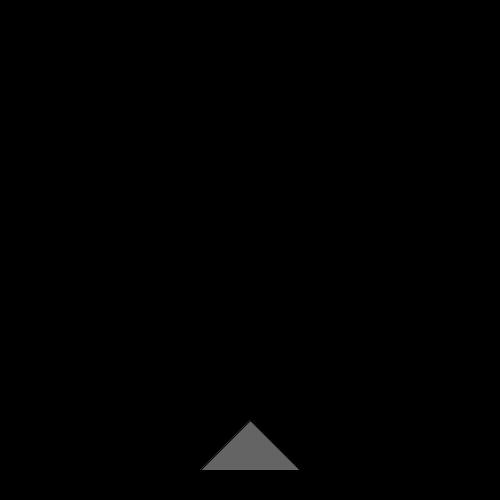
Frame 1 (no input)
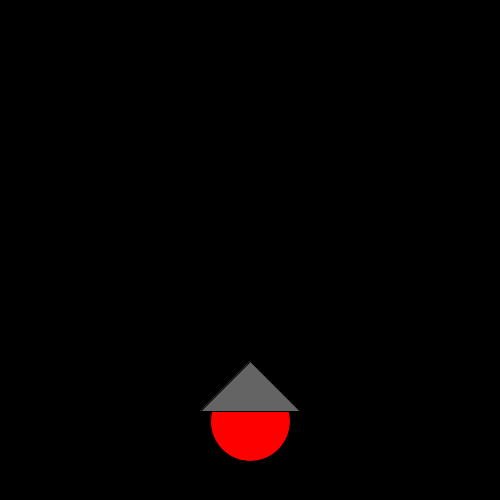
Frame 60 (the mouse pressed at the canvas centre just before this capture)
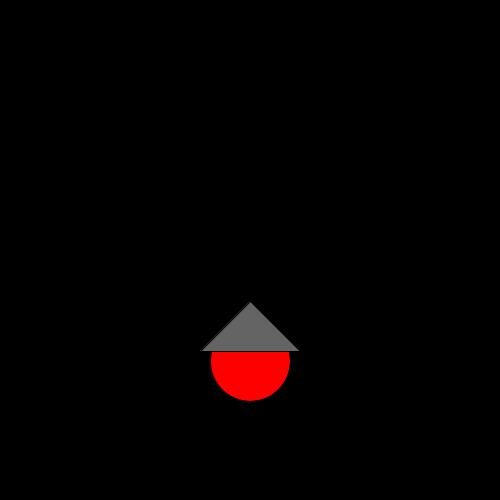
Frame 120 (the mouse held since frame 60 and released just before this capture)

The Processing sketch that drew these frames (run headless with seeded random() and noise(); from frame 60 on, the mouse is pressed at the canvas centre):

// Processing sketch: ship416_20
// ── ship416_20.pde
int y; 

void setup(){
  size(500,500);
  y = height -80;
  
}
void draw(){
  background(0,0,0);
  if (frameCount % 2 == 0) {
  fill(255,0,0);
  ellipse(250,y+60,80,80);
  }
  fill(100,100,100);
  triangle (200,y+50, 250, y, 300, y+50);
  y--;
}
